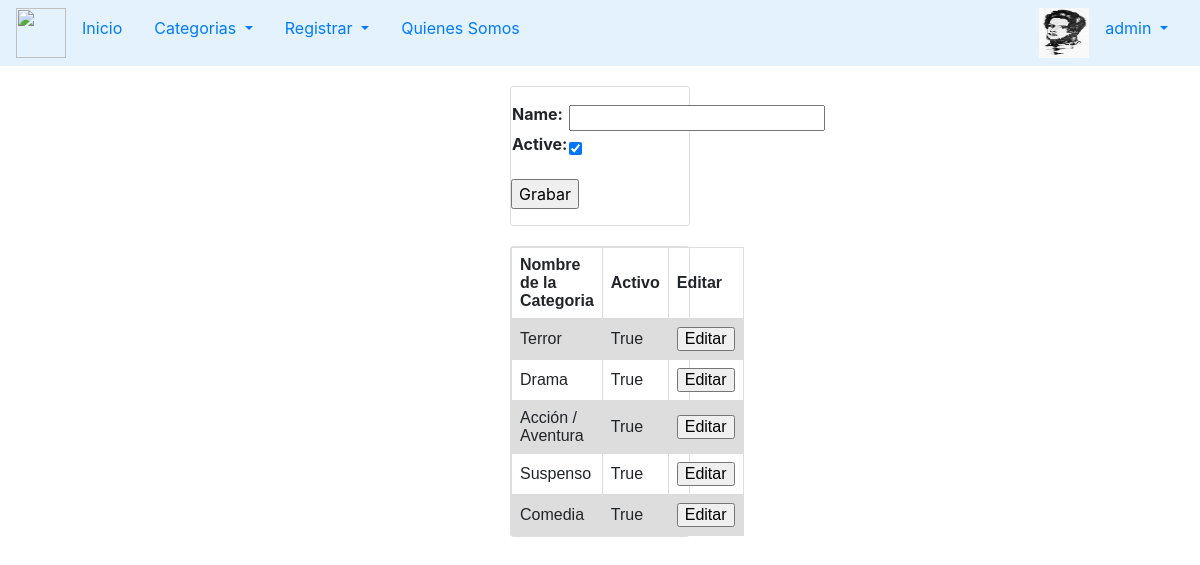
Screenshot of /Movies/createCategory/ (signed in) with the database file from the repository.
### Users/models.py (models this page shows, shortened)
class UserProfile(models.Model):
    user        = models.OneToOneField(User, on_delete = models.CASCADE, related_name='profile')
    first_name  = models.CharField(max_length=50, null=True, blank=True)
    last_name   = models.CharField(max_length=50, null=True, blank=True)
    email       = models.EmailField(null=True, blank=True)
    date_birth  = models.DateField(null=True, blank=True)
    avatar      = models.ImageField(upload_to='avatar', null=True, blank=True)

### Movies/models.py (models this page shows, shortened)
class category(models.Model):
    name   = models.CharField(max_length=100)
    active = models.BooleanField( default=True)

### Movies/views.py (the view, shortened to what this page needs)
# urls.py: path("createCategory/",createCategory),
def createCategory(request):
    categories_active = category.objects.filter(active = True)
    if request.method == 'GET':
        categories_all = category.objects.all()
        context = {
                    'categories':categories_active,
                    'categories_all':categories_all,
                    'form':CategoryForm()
        }
        return render(request,'Movies/categories.html',context=context)

### Movies/forms.py
class CategoryForm(forms.ModelForm ):
    class Meta:
        model = category
        fields = ['name','active']

### Templates/Movies/categories.html (shortened to what this page needs)
{% extends 'menu.html'%}
{% block content %}
    <div class="card" style=" margin: 20px 410px 20px;">
        {% if form %}
            <form action="" method="POST">
                <table>
                    {{form.as_table}}
                </table>
                <input type="submit" value="Grabar">
            </form>
        {% endif %}
    </div>
    <div class="card" style=" margin: 20px 410px 20px;">
        <table class="tabla">
            <tr class="fila">
                <th class="celda">Nombre de la Categoria</th>
                <th class="celda">Activo</th>
                <th class="celda">Editar</th>
            </tr>
            {% if categories_all %}
            {% for category in categories_all%}
                <tr class="fila">
                    <td class="celda">{{category.name}}</td>
                    <td class="celda">{{category.active}}</td>
                    <td class="celda"><input type="submit" value="Editar"></td>
                </tr>
            {% endfor %}
            {% endif %}
        </table>
    </div>
{% endblock %}

### Templates/menu.html (shortened to what this page needs)
<!DOCTYPE html>
<html lang="en">
<head>
    <link rel="stylesheet" href="https://cdn.jsdelivr.net/npm/bootstrap@4.6.2/dist/css/bootstrap.min.css">
</head>
<body>
    <nav class="navbar navbar-light" style="background-color: #e3f2fd;">
        <ul class="nav">
            <img src="https://www.jimdo.com/static/ab2ee7b411a610479211ac292fd89ef4/5ce94/Logo_LogoExample_Header_4_ES.png" width="50" height="50" alt="">
            <li class="nav-item">
                <a class="nav-link active" href="/Movies/listMovies/">Inicio</a>
            </li>
            <div class="btn-group">
                <a class="nav-link dropdown-toggle" href="#" role="button" data-toggle="dropdown" aria-expanded="false">
                  Categorias
                </a>
            </div>
            {% if request.user.is_authenticated %}
                {% if request.user.is_superuser %}
                    <div class="btn-group">
                        <a class="nav-link dropdown-toggle" href="#" role="button" data-toggle="dropdown" aria-expanded="false">
                            Registrar
                        </a>
                    </div>
                {% endif %}
            {% endif %}
            <li class="nav-item">
                <a class="nav-link" href="#">Quienes Somos</a>
            </li>
        </ul>
        <div class="btn-group">
            {% if request.user.is_authenticated %}
                {% if request.user.profile.avatar.url != '' %}
                    <img src="{{request.user.profile.avatar.url}}" width="50px" height="50px" >
                {% endif %}
                <a class="nav-link dropdown-toggle" href="#" role="button" data-toggle="dropdown" aria-expanded="false">
                    {{request.user}}
                </a>
            {% else %}
                <a class="nav-link dropdown-toggle" href="#" role="button" data-toggle="dropdown" aria-expanded="false">
                    USUARIO
                </a>
            {% endif %}
        </div>
    </nav>
    <div style="margin-left: 100px;margin-right: 100px; margin-top: 20px;">
    {% block content %}{% endblock %}
    </div>
</body>
</html>

### Templates/Movies/categories.html (style rules this page uses)
.tabla { font-family: arial, sans-serif; border-collapse: collapse; width: 100%; }
.celda { border: 1px solid #dddddd; text-align: left; padding: 8px; }
.fila:nth-child(even) { background-color: #dddddd; }

### rows the page displays
category: name "Terror", active "True"
category: name "Drama", active "True"
category: name "Acción / Aventura", active "True"
category: name "Suspenso", active "True"
category: name "Comedia", active "True"

### other values shown
{{ request.user }} "admin"
